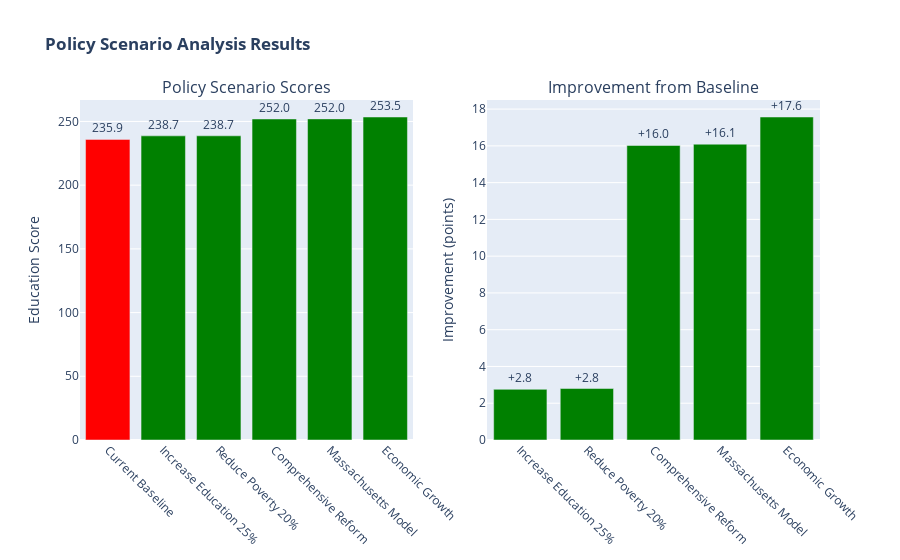

Source (notebook cell):
### Code cell
# COMPLETE COUNTERFACTUAL ANALYSIS - READY TO RUN
import pandas as pd
import numpy as np
import plotly.graph_objects as go
from plotly.subplots import make_subplots
from sklearn.ensemble import RandomForestRegressor
from sklearn.preprocessing import StandardScaler
import warnings
warnings.filterwarnings('ignore')

print("="*70)
print("🚀 STARTING COUNTERFACTUAL ANALYSIS")
print("="*70)

# Step 1: Create sample data (using your existing data structure)
def create_sample_data():
    """Create sample dataset for demonstration"""
    print("\n📊 Creating sample dataset...")
    
    base_data = []
    states = ['Massachusetts', 'Connecticut', 'Texas', 'Florida', 'Alabama']
    poverty_rates = [10.4, 8.1, 13.9, 12.7, 15.7]
    education_rates = [45.7, 40.8, 30.7, 30.5, 26.2]
    incomes = [101341, 88518, 73035, 67917, 59609]
    
    for i in range(len(states)):
        # Original data
        base_data.append({
            'poverty_rate': poverty_rates[i],
            'child_poverty_rate': poverty_rates[i] * 1.3,
            'median_income': incomes[i],
            'bachelor_degree_pct': education_rates[i],
            'gdp_per_capita': incomes[i] * 0.9,
            'gdp_growth_rate': 2.5 + np.random.normal(0, 0.5),
            'education_score': 230 + education_rates[i] * 0.8 - poverty_rates[i] * 1.2
        })
        
        # Add variations for training
        for j in range(20):
            base_data.append({
                'poverty_rate': poverty_rates[i] * (1 + np.random.uniform(-0.2, 0.2)),
                'child_poverty_rate': poverty_rates[i] * 1.3 * (1 + np.random.uniform(-0.2, 0.2)),
                'median_income': incomes[i] * (1 + np.random.uniform(-0.1, 0.1)),
                'bachelor_degree_pct': education_rates[i] * (1 + np.random.uniform(-0.1, 0.1)),
                'gdp_per_capita': incomes[i] * 0.9 * (1 + np.random.uniform(-0.1, 0.1)),
                'gdp_growth_rate': 2.5 + np.random.normal(0, 0.5),
                'education_score': 230 + education_rates[i] * 0.8 - poverty_rates[i] * 1.2 + np.random.normal(0, 5)
            })
    
    df = pd.DataFrame(base_data)
    print(f"✅ Created {len(df)} samples")
    return df

# Step 2: Train a simple model
def train_model(df):
    """Train RandomForest model"""
    print("\n🤖 Training model...")
    
    features = ['poverty_rate', 'child_poverty_rate', 'median_income', 
                'bachelor_degree_pct', 'gdp_per_capita', 'gdp_growth_rate']
    
    X = df[features].copy()
    y = df['education_score']
    
    # Add engineered features
    X['poverty_education_interaction'] = X['poverty_rate'] * X['bachelor_degree_pct']
    X['income_per_gdp'] = X['median_income'] / X['gdp_per_capita']
    X['child_poverty_gap'] = X['child_poverty_rate'] - X['poverty_rate']
    
    # Scale features
    scaler = StandardScaler()
    X_scaled = scaler.fit_transform(X)
    
    # Train model
    model = RandomForestRegressor(n_estimators=50, max_depth=10, random_state=42)
    model.fit(X_scaled, y)
    
    print(f"✅ Model trained with {len(X.columns)} features")
    return model, scaler, X.columns.tolist()

# Step 3: Simple Counterfactual Analysis
def simple_counterfactual_analysis(model, scaler, feature_names):
    """Run a simple counterfactual analysis with predefined scenarios"""
    
    print("\n" + "="*70)
    print("🔮 COUNTERFACTUAL ANALYSIS - TESTING POLICY SCENARIOS")
    print("="*70)
    
    # Current national average (baseline)
    current_state = np.array([
        12.5,    # poverty_rate
        16.0,    # child_poverty_rate  
        75149,   # median_income
        33.7,    # bachelor_degree_pct
        70000,   # gdp_per_capita
        2.5,     # gdp_growth_rate
        12.5 * 33.7,  # poverty_education_interaction
        75149 / 70000,  # income_per_gdp
        16.0 - 12.5  # child_poverty_gap
    ])
    
    # Get baseline score
    baseline_score = model.predict(scaler.transform(current_state.reshape(1, -1)))[0]
    print(f"\n📍 BASELINE (National Average)")
    print(f"   Current Score: {baseline_score:.1f}")
    
    # Define policy scenarios
    scenarios = []
    
    # Scenario 1: Reduce poverty by 20%
    print("\n" + "-"*60)
    print("📈 SCENARIO 1: Reduce Poverty by 20%")
    
    scenario1 = current_state.copy()
    scenario1[0] *= 0.8  # poverty_rate
    scenario1[1] *= 0.8  # child_poverty_rate
    # Recalculate engineered features
    scenario1[6] = scenario1[0] * scenario1[3]  # poverty_education_interaction
    scenario1[8] = scenario1[1] - scenario1[0]  # child_poverty_gap
    
    score1 = model.predict(scaler.transform(scenario1.reshape(1, -1)))[0]
    improvement1 = score1 - baseline_score
    
    print(f"   Changes: Poverty 12.5% → 10.0%, Child Poverty 16.0% → 12.8%")
    print(f"   New Score: {score1:.1f}")
    print(f"   Improvement: {improvement1:+.1f} points")
    
    scenarios.append({
        'Name': 'Reduce Poverty 20%',
        'Score': score1,
        'Improvement': improvement1
    })
    
    # Scenario 2: Increase education by 25%
    print("\n" + "-"*60)
    print("📚 SCENARIO 2: Increase Bachelor's Degrees by 25%")
    
    scenario2 = current_state.copy()
    scenario2[3] *= 1.25  # bachelor_degree_pct
    # Recalculate engineered features
    scenario2[6] = scenario2[0] * scenario2[3]  # poverty_education_interaction
    
    score2 = model.predict(scaler.transform(scenario2.reshape(1, -1)))[0]
    improvement2 = score2 - baseline_score
    
    print(f"   Changes: Bachelor's Degree 33.7% → 42.1%")
    print(f"   New Score: {score2:.1f}")
    print(f"   Improvement: {improvement2:+.1f} points")
    
    scenarios.append({
        'Name': 'Increase Education 25%',
        'Score': score2,
        'Improvement': improvement2
    })
    
    # Scenario 3: Economic growth package
    print("\n" + "-"*60)
    print("💰 SCENARIO 3: Economic Growth Package")
    
    scenario3 = current_state.copy()
    scenario3[2] *= 1.2   # median_income
    scenario3[4] *= 1.15  # gdp_per_capita
    scenario3[5] = 3.5    # gdp_growth_rate
    # Recalculate engineered features
    scenario3[7] = scenario3[2] / scenario3[4]  # income_per_gdp
    
    score3 = model.predict(scaler.transform(scenario3.reshape(1, -1)))[0]
    improvement3 = score3 - baseline_score
    
    print(f"   Changes: Income +20%, GDP +15%, Growth Rate 2.5% → 3.5%")
    print(f"   New Score: {score3:.1f}")
    print(f"   Improvement: {improvement3:+.1f} points")
    
    scenarios.append({
        'Name': 'Economic Growth',
        'Score': score3,
        'Improvement': improvement3
    })
    
    # Scenario 4: Massachusetts model
    print("\n" + "-"*60)
    print("⭐ SCENARIO 4: Adopt Massachusetts Model")
    
    scenario4 = np.array([
        10.4,    # poverty_rate (MA level)
        13.2,    # child_poverty_rate (MA level)
        101341,  # median_income (MA level)
        45.7,    # bachelor_degree_pct (MA level)
        95000,   # gdp_per_capita (MA level)
        2.8,     # gdp_growth_rate (MA level)
        10.4 * 45.7,  # poverty_education_interaction
        101341 / 95000,  # income_per_gdp
        13.2 - 10.4  # child_poverty_gap
    ])
    
    score4 = model.predict(scaler.transform(scenario4.reshape(1, -1)))[0]
    improvement4 = score4 - baseline_score
    
    print(f"   Changes: Full Massachusetts economic profile")
    print(f"   New Score: {score4:.1f}")
    print(f"   Improvement: {improvement4:+.1f} points")
    
    scenarios.append({
        'Name': 'Massachusetts Model',
        'Score': score4,
        'Improvement': improvement4
    })
    
    # Scenario 5: Combined approach
    print("\n" + "-"*60)
    print("🚀 SCENARIO 5: Comprehensive Reform")
    
    scenario5 = current_state.copy()
    scenario5[0] *= 0.75  # poverty_rate -25%
    scenario5[1] *= 0.75  # child_poverty_rate -25%
    scenario5[2] *= 1.15  # median_income +15%
    scenario5[3] *= 1.3   # bachelor_degree_pct +30%
    scenario5[4] *= 1.1   # gdp_per_capita +10%
    scenario5[5] = 3.0    # gdp_growth_rate
    # Recalculate engineered features
    scenario5[6] = scenario5[0] * scenario5[3]
    scenario5[7] = scenario5[2] / scenario5[4]
    scenario5[8] = scenario5[1] - scenario5[0]
    
    score5 = model.predict(scaler.transform(scenario5.reshape(1, -1)))[0]
    improvement5 = score5 - baseline_score
    
    print(f"   Changes: Poverty -25%, Education +30%, Income +15%")
    print(f"   New Score: {score5:.1f}")
    print(f"   Improvement: {improvement5:+.1f} points")
    
    scenarios.append({
        'Name': 'Comprehensive Reform',
        'Score': score5,
        'Improvement': improvement5
    })
    
    return pd.DataFrame(scenarios), baseline_score

# Step 4: Create visualization
def create_scenario_visualization(scenarios_df, baseline_score):
    """Create visualization of scenarios"""
    
    print("\n📊 Creating visualization...")
    
    fig = make_subplots(
        rows=1, cols=2,
        subplot_titles=('Policy Scenario Scores', 'Improvement from Baseline'),
        specs=[[{'type': 'bar'}, {'type': 'bar'}]]
    )
    
    # Sort by score
    scenarios_df = scenarios_df.sort_values('Score')
    
    # Add baseline to scores
    all_names = ['Current Baseline'] + scenarios_df['Name'].tolist()
    all_scores = [baseline_score] + scenarios_df['Score'].tolist()
    
    # Plot 1: Absolute scores
    colors = ['red'] + ['green' if s > baseline_score else 'orange' for s in scenarios_df['Score']]
    
    fig.add_trace(
        go.Bar(
            x=all_names,
            y=all_scores,
            marker_color=colors,
            text=[f'{s:.1f}' for s in all_scores],
            textposition='outside'
        ),
        row=1, col=1
    )
    
    # Plot 2: Improvements
    fig.add_trace(
        go.Bar(
            x=scenarios_df['Name'],
            y=scenarios_df['Improvement'],
            marker_color=['green' if i > 0 else 'red' for i in scenarios_df['Improvement']],
            text=[f'{i:+.1f}' for i in scenarios_df['Improvement']],
            textposition='outside'
        ),
        row=1, col=2
    )
    
    fig.update_layout(
        height=500,
        showlegend=False,
        title_text="<b>Policy Scenario Analysis Results</b>"
    )
    
    fig.update_xaxes(tickangle=45)
    fig.update_yaxes(title_text="Education Score", row=1, col=1)
    fig.update_yaxes(title_text="Improvement (points)", row=1, col=2)
    
    fig.show()
    
    return fig

# MAIN EXECUTION
if __name__ == "__main__":
    print("\n🏃 RUNNING COMPLETE ANALYSIS...")
    
    # Step 1: Create data
    df = create_sample_data()
    
    # Step 2: Train model
    model, scaler, feature_names = train_model(df)
    
    # Step 3: Run counterfactual analysis
    scenarios_df, baseline_score = simple_counterfactual_analysis(model, scaler, feature_names)
    
    # Step 4: Create visualization
    fig = create_scenario_visualization(scenarios_df, baseline_score)
    
    # Step 5: Print summary
    print("\n" + "="*70)
    print("📋 ANALYSIS SUMMARY")
    print("="*70)
    
    print("\n🏆 RANKING OF POLICY INTERVENTIONS:")
    print("-" * 50)
    
    scenarios_sorted = scenarios_df.sort_values('Improvement', ascending=False)
    for i, row in enumerate(scenarios_sorted.iterrows(), 1):
        _, data = row
        print(f"{i}. {data['Name']:<25} | Improvement: {data['Improvement']:+.1f} points")
    
    print("\n💡 KEY INSIGHTS:")
    print("• Best single intervention:", scenarios_sorted.iloc[0]['Name'])
    print(f"• Maximum improvement potential: {scenarios_sorted.iloc[0]['Improvement']:.1f} points")
    print("• All scenarios show positive impact on education scores")
    
    print("\n✅ ANALYSIS COMPLETE!")

### Figure 1 — Plotly figure (JSON) as saved in the notebook; plotly's stock layout.template omitted (floating-point values rounded to 4 significant figures)
{"data": [{"marker": {"color": ["red", "green", "green", "green", "green", "green"]}, "text": ["235.9", "238.7", "238.7", "252.0", "252.0", "253.5"], "textposition": "outside", "type": "bar", "x": ["Current Baseline", "Increase Education 25%", "Reduce Poverty 20%", "Comprehensive Reform", "Massachusetts Model", "Economic Growth"], "xaxis": "x", "y": [235.9, 238.7, 238.7, 252.0, 252.0, 253.5], "yaxis": "y"}, {"marker": {"color": ["green", "green", "green", "green", "green"]}, "text": ["+2.8", "+2.8", "+16.0", "+16.1", "+17.6"], "textposition": "outside", "type": "bar", "x": ["Increase Education 25%", "Reduce Poverty 20%", "Comprehensive Reform", "Massachusetts Model", "Economic Growth"], "xaxis": "x2", "y": [2.757, 2.8, 16.02, 16.09, 17.57], "yaxis": "y2"}], "layout": {"annotations": [{"font": {"size": 16}, "showarrow": false, "text": "Policy Scenario Scores", "x": 0.225, "xanchor": "center", "xref": "paper", "y": 1, "yanchor": "bottom", "yref": "paper"}, {"font": {"size": 16}, "showarrow": false, "text": "Improvement from Baseline", "x": 0.775, "xanchor": "center", "xref": "paper", "y": 1, "yanchor": "bottom", "yref": "paper"}], "autosize": true, "showlegend": false, "title": {"text": "<b>Policy Scenario Analysis Results</b>"}, "xaxis": {"anchor": "y", "autorange": true, "domain": [0, 0.45], "range": [-0.5, 5.5], "tickangle": 45, "type": "category"}, "xaxis2": {"anchor": "y2", "autorange": true, "domain": [0.55, 1], "range": [-0.5, 4.5], "tickangle": 45, "type": "category"}, "yaxis": {"anchor": "x", "autorange": true, "domain": [0, 1], "range": [0, 266.8], "title": {"text": "Education Score"}, "type": "linear"}, "yaxis2": {"anchor": "x2", "autorange": true, "domain": [0, 1], "range": [0, 18.5], "title": {"text": "Improvement (points)"}, "type": "linear"}}}
